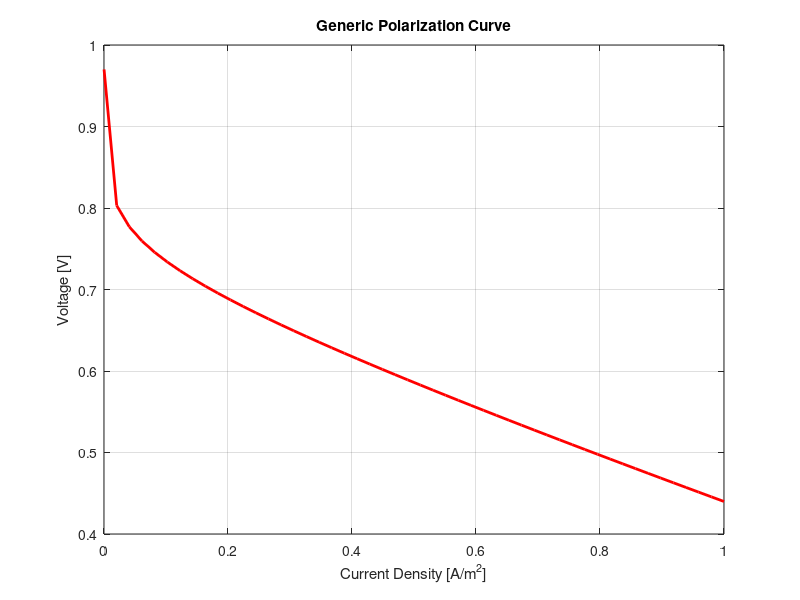
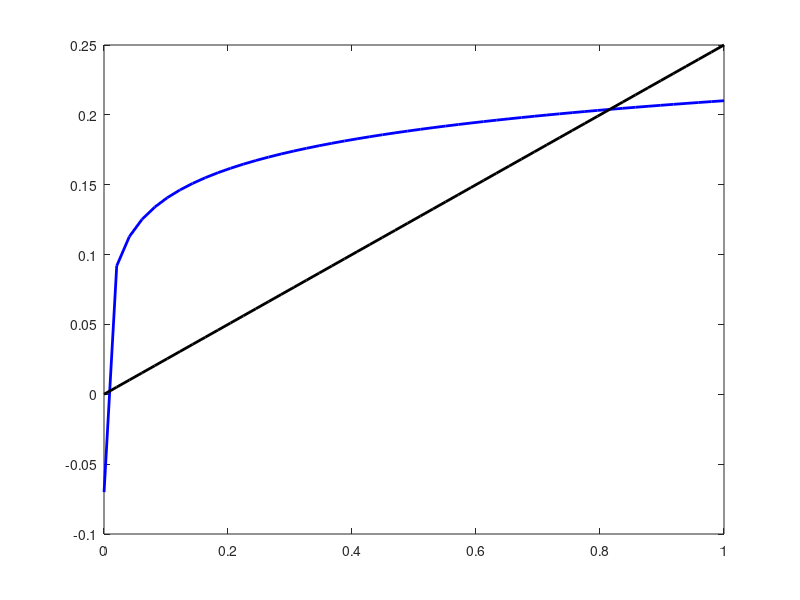

These charts were generated, in order, by the following MATLAB code: (Note: this script raises an error after producing the figures.)
% Create a polarization curve for electrochemical components

% Define constants
R = 8.314; % Universal gas constant [J/molK^-1]
F = 96485 % Faraday constant [C/mol]
n = 2; % Number of electrons
alpha = 0.5; % Change transfer coefficient

% Operating conditions
T = 353; % Operating Temperature [K]
T_ref = 288; % Reference Temperature [K]

% Electrochemical parameters
J0 = 1e-3; % Exchange current density [Am^2]
R_area = 0.25; % Area-specific density [Ohm*m^2]
k_th = 1e-3; % Thermal loss coefficient [V/K]


% Define current density [A/m^2]
J = linspace(1e-4, 1, 50); 

% Define open circuit voltage [V]
V_oc = 0.9; 

% Calculate Activation Overpotential with Butler-Volmer [V]
eta_act = (R*T)/(alpha*n*F) .*log(J./J0);

% Calculate Ohmic Overpotential (Area-specific resistance) [V]
eta_ohm = R_area * J;

% Calculate Thermodynamic Losses (Entropy related) [V]
eta_th = k_th * (T - T_ref); 

% Calculate total cell voltage [V]
V = V_oc - eta_act - eta_ohm; 

% Plot the polarizaion curve
figure; 
plot(J, V, 'r','LineWidth',2); 
grid on; 

xlabel('Current Density [A/m^2]'); 
ylabel('Voltage [V]'); 
title('Generic Polarization Curve'); 

% Plot individual losses
figure; 
plot(J, eta_act, 'b', 'LineWidth', 2); hold on; 
plot(J, eta_ohm, 'k', 'LineWidth', 2); 
yline(eta_th, '--r', 'LineWidth', 2); 
grid on; 

xlabel('Current Density [A/m^2]'); 
ylabel('Voltage Loss [V]'); 
legend('Activation Loss','Ohmic Loss','Thermal Loss'); 
title('Voltage Loss Components'); 
